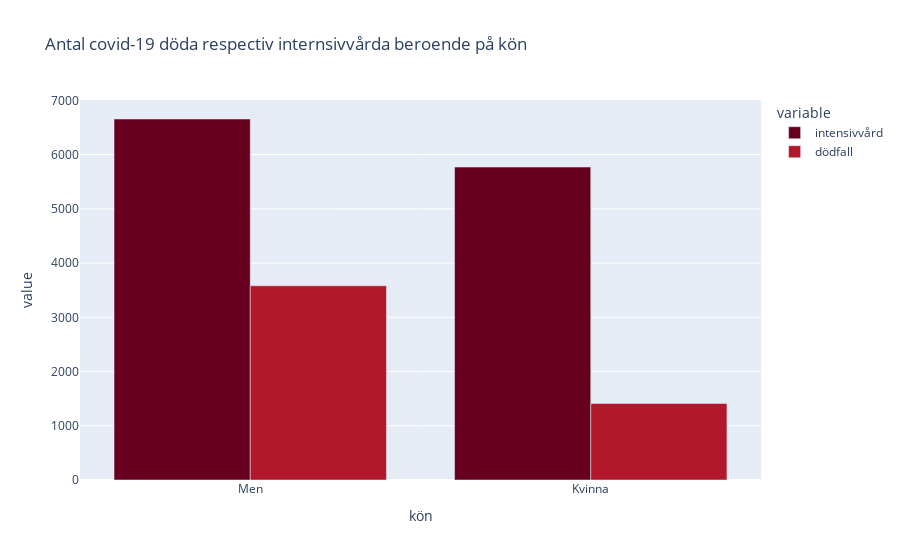

Here is the notebook cell this chart was saved with:
### Markdown cell above
# Graferna med plotly.express

### Code cell
import pandas as pd
import plotly.express as px

df = pd.read_csv("Gender_Data.csv")

int_male = df["Total_ICU_Admissions"][0]
int_female = df["Total_ICU_Admissions"][1]
död_male = df["Total_Deaths"] [0]
död_female = df["Total_Deaths"][1]


df = pd.DataFrame([
    ['Men', död_male , int_male],
    ['Kvinna', död_female, int_female],
], columns=["kön", "intensivvård", "dödfall"])
fig = px.bar(df, x="kön", y=["intensivvård", "dödfall"], color_discrete_sequence=px.colors.sequential.RdBu, barmode='group', title="Antal covid-19 döda respectiv internsivvårda beroende på kön")
fig.show()

### Figure 1 — Plotly figure (JSON) as saved in the notebook; plotly's stock layout.template omitted (floating-point values rounded to 4 significant figures)
{"data": [{"alignmentgroup": "True", "hovertemplate": "variable=intensivvård<br>kön=%{x}<br>value=%{y}<extra></extra>", "legendgroup": "intensivvård", "marker": {"color": "rgb(103,0,31)"}, "name": "intensivvård", "offsetgroup": "intensivvård", "orientation": "v", "showlegend": true, "textposition": "auto", "type": "bar", "x": ["Men", "Kvinna"], "xaxis": "x", "y": [6657, 5771], "yaxis": "y"}, {"alignmentgroup": "True", "hovertemplate": "variable=dödfall<br>kön=%{x}<br>value=%{y}<extra></extra>", "legendgroup": "dödfall", "marker": {"color": "rgb(178,24,43)"}, "name": "dödfall", "offsetgroup": "dödfall", "orientation": "v", "showlegend": true, "textposition": "auto", "type": "bar", "x": ["Men", "Kvinna"], "xaxis": "x", "y": [3582, 1411], "yaxis": "y"}], "layout": {"barmode": "group", "legend": {"title": {"text": "variable"}, "tracegroupgap": 0}, "title": {"text": "Antal covid-19 döda respectiv internsivvårda beroende på kön"}, "xaxis": {"anchor": "y", "domain": [0, 1], "title": {"text": "kön"}}, "yaxis": {"anchor": "x", "domain": [0, 1], "title": {"text": "value"}}}}
